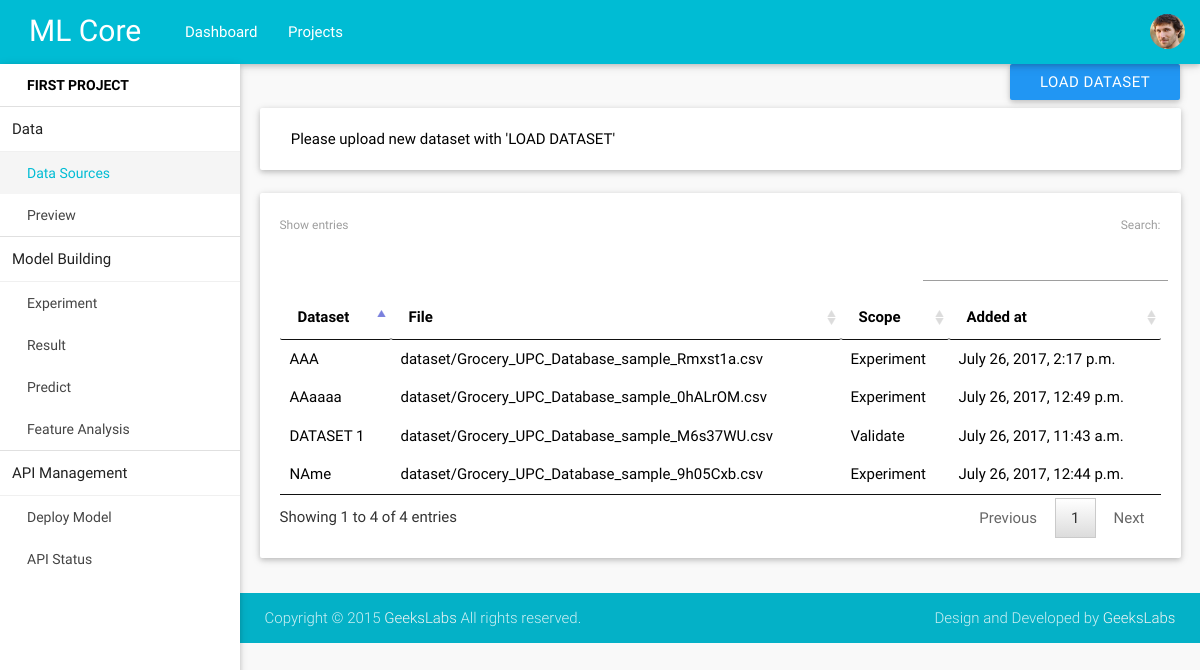
Before: /coordinator/project/6/data-sources (signed in) with the older database file.
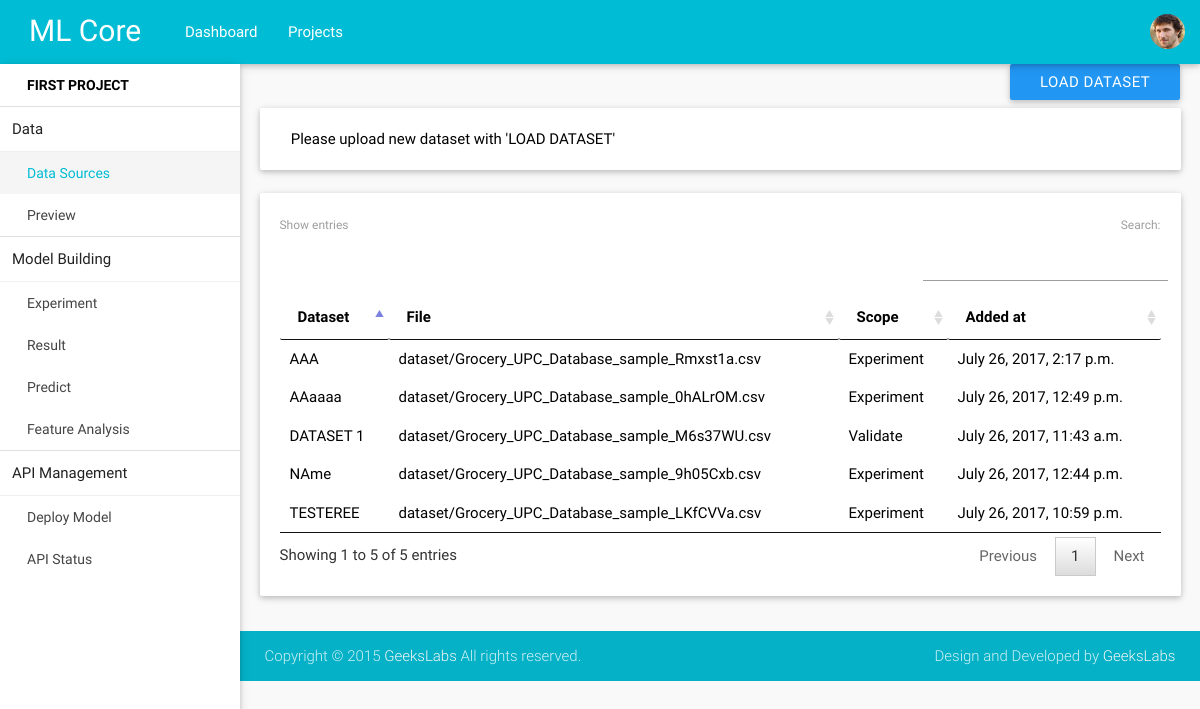
After: the same page with the newer database file.
### coordinator/models.py (models this page shows, shortened)
class DataSet(models.Model):
	file = models.FileField(upload_to='dataset')
	name = models.CharField(max_length=50)
	scope = models.CharField(max_length=50)
	parse_result = models.BooleanField(default=True)
	created_time = models.DateTimeField(auto_now=True)
	project= models.ForeignKey(Project, on_delete=models.CASCADE)
	column_data = models.TextField()
	rowcount = models.IntegerField()
	colcount = models.IntegerField()

### coordinator/project_views.py (the view)
# urls.py: url(r'^project/(?P<p_id>\d+)/data-sources', project_views.data_sources_project, name="data-sources"),
@login_required
def data_sources_project(request, p_id):
	project = models.Project.objects.get(id=p_id)
	filename = filesize = dset_name = created_time = scope = owner = None
	parse_result = None
	if request.method == 'POST' and request.POST.get('add-new'):
		file = request.FILES['file']
		filename = file.name
		filesize = file.size
		dset_name = request.POST.get('dset_name')
		created_time = datetime.now()
		owner = request.user
		scope = 'Experiment'
		r = d = None
		rc = cc = 0
		if request.POST.get('validate'):
			scope = "Validate"
		try:
			r, d, cc, rc = parse_file(file)
			parse_result = 'Success'
		except:
			parse_result = 'Fail'
		if r == True:
			item = models.DataSet(
				file=file,
				name = dset_name,
				scope = scope,
				parse_result = True,
				project = project,
				column_data = json.dumps(d),
				rowcount = rc,
				colcount = cc
				)
			item.save()
	datasets = models.DataSet.objects.filter(project=project)
	return render(request, 'coordinator/project-detail/data-sources.html', {
		'user': request.user,
		'project': project,
		'project_id': p_id,
		'page_name': 'data-sources',
		'filename': filename,
		'filesize': filesize,
		'dset_name': dset_name,
		'scope': scope,
		'created_time': created_time,
		'owner': owner,
		'parse_result': parse_result,
		'datasets': datasets
		})

### templates/coordinator/project-detail/data-sources.html (shortened to what this page needs)
{% extends 'coordinator/project.html' %}
{% load static %}
{% block project-content %}
	<a class="btn blue white-text right waves-effect waves-light modal-trigger" href="#add-new">
		Load Dataset
	</a>
	<div class="preview-data-source card col s12 m12 l12">
        <div class="card-content black-text">
		    {% if parse_result == 'Success' %}
			    <span class="card-title">
			        Preview
			        <div class="actions right">
			            <i class="mdi-action-delete"> </i>
			        </div>
			    </span>
	            <div class = "card-summary" id="dataset-data">
	                <strong> Dataset on : </strong>  <span> {{ dset_name }} </span> <br/>
	                <strong> File name : </strong>  <span> {{ filename }} </span> <br/>
	                <strong> File size : </strong>  <span> {{ filesize }} </span> <br/>
	                <strong> Scope : </strong>  <span> {{ scope }} </span> <br/>
	                <strong> Added at : </strong>  <span> {{ created_time|date:"j/n/o f A" }} </span> <br/>
	                <strong> Origin : </strong>  <span> {{ owner.username }} </span> <br/>
	                <br/>
				    <div class="success green-text">
		                <strong> Column usage accepted </strong> <br/>
		                <strong> MLCoord is able to read this dataset. </strong>
		            </div>
	            </div>
	        {% elif parse_result %}
	        	<div class="error card-alert red-text">
	        		Parsing File failed ! Please inspect file again.
	        	</div>
	        {% else %}
			    <div class="initial">
			    	Please upload new dataset with 'LOAD DATASET'
			    </div>
	        {% endif %}
		</div>
	</div>
	<div class="preview card">
		<div class="card-content black-text">
            <table id="data-table">
                <thead>
                    <tr>
                        <th> Dataset </th>
                        <th> File </th>
                        <th> Scope </th>
                        <th> Added at </th>
                    </tr>
                </thead>
                <tbody>
                	{% for dataset in datasets %}
	                    <tr>
	                        <td> {{ dataset.name }} </th>
	                        <td> {{ dataset.file.name }} </th>
	                        <td> {{ dataset.scope }} </th>
	                        <td> {{ dataset.created_time }} </th>
	                    </tr>
	                {% endfor %}
                </tbody>
            </table>
		</div>
	</div>
{% endblock %}

Changed rows visible on the page:
added DataSet: name "TESTEREE", file.name "dataset/Grocery_UPC_Database_sample_LKfCVVa.csv", scope "Experiment", created_time "July 26, 2017, 10:59 p.m."
Other visible differences:
text written by a page script: "Show entries Search: Showing 1 to 4 of 4 entries Previous 1 Next" → "Show entries Search: Showing 1 to 5 of 5 entries Previous 1 Next"
